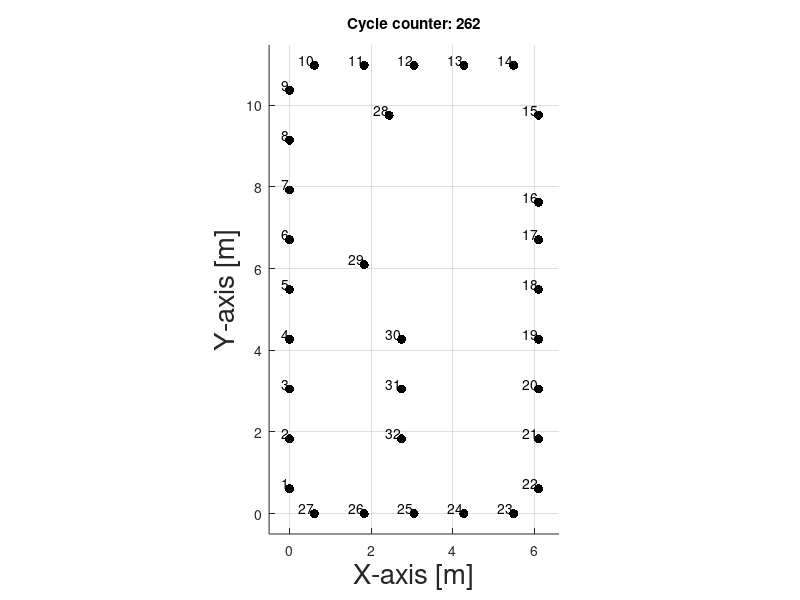

Reproduce this figure in MATLAB.
%%%%%%%%%%%%%%%%%%%%%%%%%%%%%%%%%%%%%%%%%%%%%%%%%%%%%%%%%%%%%%%%%%%%%%%%%%%
%
% Copyright (c) 2014
% The University of Utah
% Sensing and Processing Across Networks (SPAN) Lab
% All rights reserved.
% 
% Redistribution and use, with or without modifications, are permitted
% provided that the following conditions are met:
%
% 1. Redistributions must retain the above copyright notice, this list of
%    conditions, and the following disclaimer in the documentation and/or
%    other materials provided with the distribution.
% 2. Neither the name of the University nor the names of its contributors
%    may be used to endorse or promote products derived from this software
%    without specific prior written permission.
% 
% DISCLAIMER:
%
% THIS SOFTWARE IS PROVIDED BY THE UNIVERSITY AND CONTRIBUTORS ''AS IS'' AND
% ANY EXPRESS OR IMPLIED WARRANTIES, INCLUDING, BUT NOT LIMITED TO, THE
% IMPLIED WARRANTIES OF MERCHANTABILITY AND FITNESS FOR A PARTICULAR PURPOSE
% ARE DISCLAIMED. IN NO EVENT SHALL THE UNIVERSITY OR CONTRIBUTORS BE LIABLE
% FOR ANY DIRECT, INDIRECT, INCIDENTAL, SPECIAL, EXEMPLARY, OR CONSEQUENTIAL
% DAMAGES (INCLUDING, BUT NOT LIMITED TO, PROCUREMENT OF SUBSTITUTE GOODS
% OR SERVICES; LOSS OF USE, DATA, OR PROFITS; OR BUSINESS INTERRUPTION)
% HOWEVER CAUSED AND ON ANY THEORY OF LIABILITY, WHETHER IN CONTRACT, STRICT
% LIABILITY, OR TORT (INCLUDING NEGLIGENCE OR OTHERWISE) ARISING IN ANY WAY
% OUT OF THE USE OF THIS SOFTWARE, EVEN IF ADVISED OF THE POSSIBILITY OF
% SUCH DAMAGE.
% --------------------------------------------------------------------------
%
% Author(s) : Maurizio Bocca, Neal Patwari
% Created   : 2014-01-15
%%%%%%%%%%%%%%%%%%%%%%%%%%%%%%%%%%%%%%%%%%%%%%%%%%%%%%%%%%%%%%%%%%%%%%%%%%%



function getTrueTrajectories()
% A function displaying the true trajectories of the targets during the
% test.

close all; clc;

load('targets_coordinates');
RFsensorLocsFt = [...
    [0,2];[0,6];[0,10];[0,14];[0,18]; ...
    [0,22];[0,26];[0,30];[0,34];[2,36]; ...
    [6,36];[10,36];[14,36];[18,36];[20,32]; ...
    [20,25];[20,22];[20,18];[20,14];[20,10]; ...
    [20,6];[20,2];[18,0];[14,0];[10,0]; ...
    [6,0];[2,0];[8,32];[6,20];[9,14]; ...
    [9,10];[9,6]]';
RFsensorLocsMt = RFsensorLocsFt*0.3048;

for cycleCounter = 1:length(x_coord_t1)
    try
        set(titleHandle,'String',['Cycle counter: ' num2str(cycleCounter)]);
        set(t1Handle,'Xdata',x_coord_t1(cycleCounter), ...
            'YData',y_coord_t1(cycleCounter));
        set(t2Handle,'Xdata',x_coord_t2(cycleCounter), ...
            'YData',y_coord_t2(cycleCounter));
        set(t3Handle,'Xdata',x_coord_t3(cycleCounter), ...
            'YData',y_coord_t3(cycleCounter));
        set(t4Handle,'Xdata',x_coord_t4(cycleCounter), ...
            'YData',y_coord_t4(cycleCounter));
    catch    
        figure();
        hold on;
        plot(RFsensorLocsMt(1,:),RFsensorLocsMt(2,:),'k.','markerSize',20);
        labels = cellstr(num2str([1:length(RFsensorLocsMt)]'));
        text(RFsensorLocsMt(1,:),RFsensorLocsMt(2,:),labels, ...
            'VerticalAlignment','bottom','HorizontalAlignment','right');
        plot_margin = 0.5;
        axis([min(RFsensorLocsMt(1,:))-plot_margin ...
              max(RFsensorLocsMt(1,:))+plot_margin ...
              min(RFsensorLocsMt(2,:))-plot_margin ...
              max(RFsensorLocsMt(2,:))+plot_margin]);
        daspect([1,1,1]);
        xlabel('X-axis [m]','FontSize',20);
        ylabel('Y-axis [m]','FontSize',20);
        grid;
        titleHandle = title(['Cycle counter: ' num2str(cycleCounter)]);
        t1Handle = plot(x_coord_t1(cycleCounter), ...
            y_coord_t1(cycleCounter), ...
            'b.','markerSize',40);
        t2Handle = plot(x_coord_t2(cycleCounter), ...
            y_coord_t2(cycleCounter), ...
            'r.','markerSize',40);
        t3Handle = plot(x_coord_t3(cycleCounter), ...
            y_coord_t3(cycleCounter), ...
            'g.','markerSize',40);
        t4Handle = plot(x_coord_t4(cycleCounter), ...
            y_coord_t4(cycleCounter), ...
            'y.','markerSize',40);
    end
    drawnow
    pause(0.05)
end


